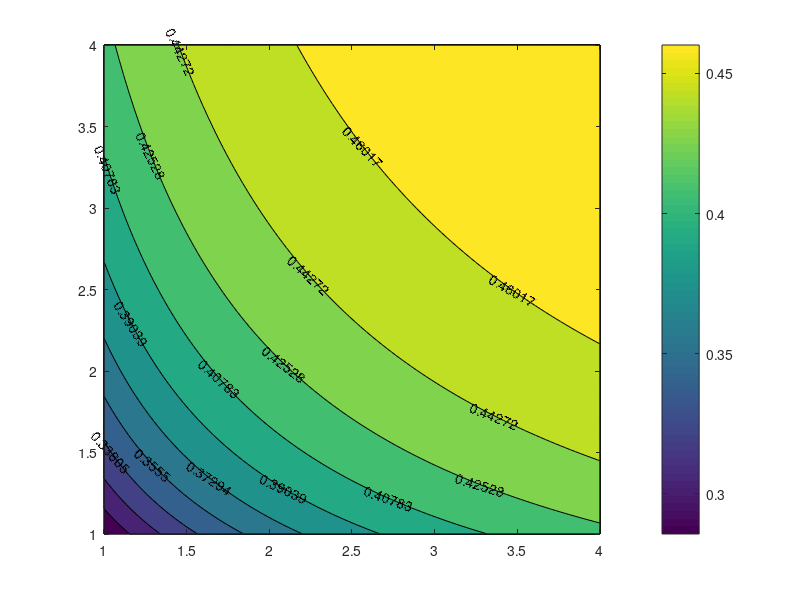

Source code (MATLAB): (Note: this script raises an error after producing the figure.)
sb = 0.5;
bb = 1;
raise = 2.5*bb;
reraise = 2*raise;
call = reraise - raise;
pot = sb+bb+raise+reraise+call;

potodds = reraise/pot;

%%
sb = 0.5;
bb = 1;
raise = @(raisefactor) raisefactor*bb;
reraise = @(raisefactor,reraisefactor) reraisefactor.*raise(raisefactor);
call = @(raisefactor,reraisefactor) reraise(raisefactor,reraisefactor) - raise(raisefactor);
pot = @(raisefactor,reraisefactor) sb+bb+raise(raisefactor)+reraise(raisefactor,reraisefactor)+call(raisefactor,reraisefactor);

potodds = @(raisefactor,reraisefactor) reraise(raisefactor,reraisefactor)./pot(raisefactor,reraisefactor);

raisefactor_ = linspace(1,4,101);
reraisefactor_ = linspace(1,4,100);
[R,RER] = meshgrid(raisefactor_,reraisefactor_);

PODDS = potodds(R,RER);
hca = subplot(1,1,1);
[c,h] = contourf(hca,R,RER,PODDS);
clabel(c,h)
hcb = colorbar('peer',hca);
hcb.YLabel.String = 'My raise/(pot if opponent calls)';
shading(hca,'flat')
hca.XLabel.String = 'Opponent raise (bb)';
hca.YLabel.String = 'My reraise (op raise)';